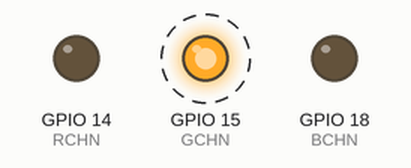
Simulated run of this program. Board: Raspberry Pi (BCM pin numbers). Shown: output pins drawn as LEDs (lit = HIGH). Dashed ring = blinking.

Above: at 0.6 s.
Timing chart, 0 to 4.7 s (numbered marks = the images above):
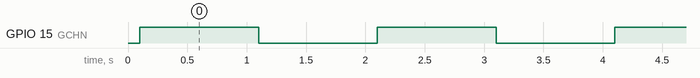

The program:

LedRGB.py
```python
#!/usr/bin/env python3
# -*- coding: utf-8-*-
# author: Tiger
# RGB LED module pin connection
# (1)(2)---NC
# (3)(4)---NC
# (5)(6)---GND
# (7)(8)---Red
# (9)(10)--Green
# (11)(12)--Blue

import RPi.GPIO as GPIO
import time

class LED:

    def __init__(self):
        self.RCHN = 14
        self.GCHN = 15
        self.BCHN = 18

    def init(self, CHR=14, CHG=15, CHB=18):
        self.RCHN = CHR
        self.GCHN = CHG
        self.BCHN = CHB
        GPIO.setmode(GPIO.BCM)
        time.sleep(0.1)
        GPIO.setup(self.RCHN, GPIO.OUT)
        GPIO.setup(self.GCHN, GPIO.OUT)
        GPIO.setup(self.BCHN, GPIO.OUT)
        GPIO.output(self.RCHN, GPIO.LOW)
        GPIO.output(self.GCHN, GPIO.LOW)
        GPIO.output(self.BCHN, GPIO.LOW)

    def red_on(self):
	    GPIO.output(self.RCHN, GPIO.HIGH)

    def red_off(self):
	    GPIO.output(self.RCHN, GPIO.LOW)

    def green_on(self):
	    GPIO.output(self.GCHN, GPIO.HIGH)

    def green_off(self):
	    GPIO.output(self.GCHN, GPIO.LOW)

    def blue_on(self):
	    GPIO.output(self.BCHN, GPIO.HIGH)

    def blue_off(self):
	    GPIO.output(self.BCHN, GPIO.LOW)

    def rgb_on(self):
	    GPIO.output(self.RCHN, GPIO.HIGH)
	    GPIO.output(self.GCHN, GPIO.HIGH)
	    GPIO.output(self.BCHN, GPIO.HIGH)

    def rgb_off(self):
	    GPIO.output(self.RCHN, GPIO.LOW)
	    GPIO.output(self.GCHN, GPIO.LOW)
	    GPIO.output(self.BCHN, GPIO.LOW)

    def close(self):
        GPIO.cleanup(self.RCHN)
        GPIO.cleanup(self.GCHN)
        GPIO.cleanup(self.BCHN)

if __name__ == "__main__":

    try:
        led = LED()
        led.init()
        while True:
            led.green_on()
            time.sleep(1)
            led.green_off()
            time.sleep(1)
    finally:
	    led.close()      
```

Measured:
- by itself, GPIO 15 (GCHN): alternates HIGH for 1.0 s and LOW for 1.0 s
